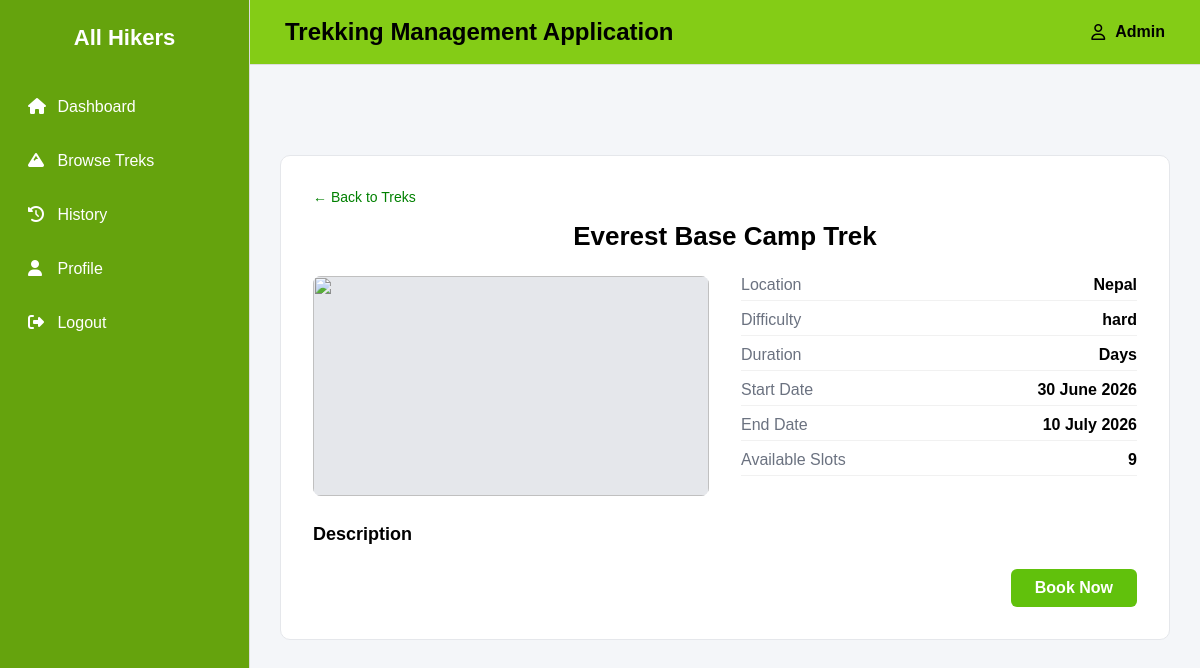
The app's page /user_dashboard/browse_treks/4, older data.
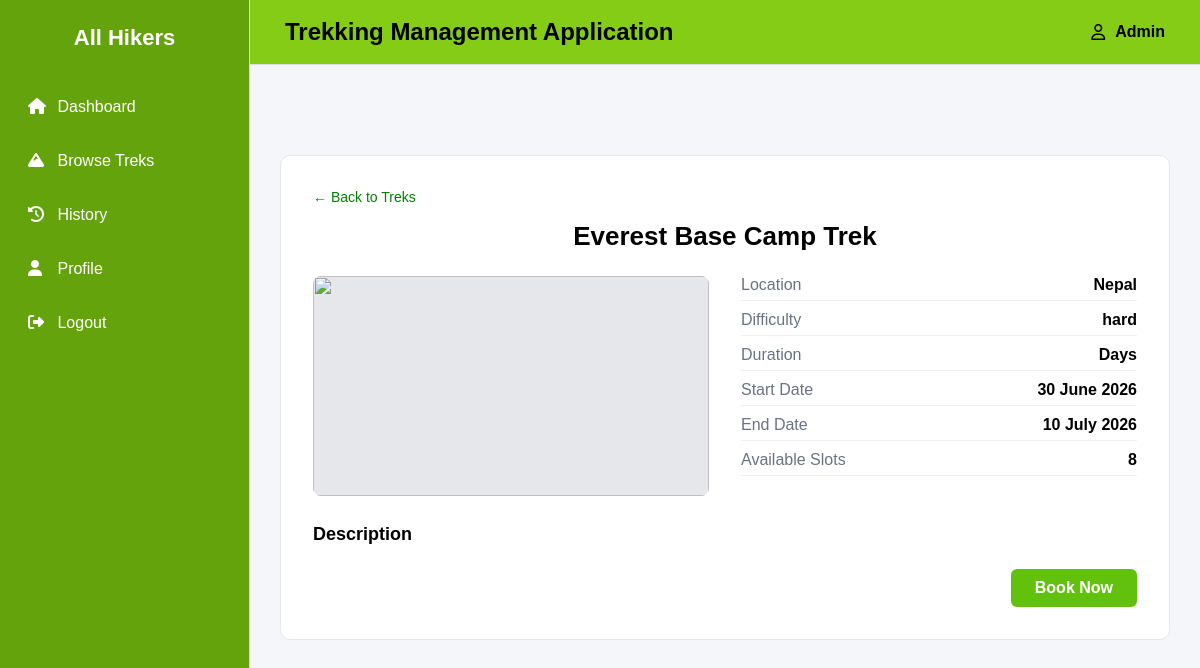
The same page, newer data.
### backend/models.py (models this page shows)
class Trek(db.Model):
    __tablename__="trek"
    id = db.Column(db.Integer,primary_key=True)
    trek_name = db.Column(db.String,nullable=False)
    location = db.Column(db.String,nullable=False)
    difficulty = db.Column(db.String,nullable=False)
    duration_days = db.Column(db.Integer,nullable=False)
    available_slots = db.Column(db.Integer,nullable=False)
    assigned_staff_id = db.Column(db.Integer, db.ForeignKey("staff_profile.id"),nullable=True)
    status = db.Column(db.String,default="Available")
    start_date = db.Column(db.Date,nullable=False)
    end_date = db.Column(db.Date,nullable=False)
    bookings=db.relationship("Booking",cascade="all,delete",backref="trek",lazy=True) #Trek can access all of its bookings

### backend/controllers.py (the view)
@auth_bp.route('/user_dashboard/browse_treks/<int:trek_id>')
def trek_details(trek_id):
    trek = Trek.query.get(trek_id)
    if not trek:
        flash('Trek not found', 'danger')
        return redirect(url_for('auth.user_dashboard', name=session.get('username'), id=session.get('id')))
    slug = trek.trek_name.strip().lower().replace(' ', '_') + '.html'
    return render_template([slug, 'trek_details_generic.html'], trek=trek)

### templates/Everest_Base_camp.html (shortened to what this page needs)
{% extends "base.html" %}
{% block content %}
<link rel="stylesheet" href="{{ url_for('static', filename='css/trek_details.css') }}">
<div class="trek-detail-container">
    <a href="{{ url_for('auth.browse_treks') }}" class="back-link">&larr; Back to Treks</a>
    <h1 class="trek-title">Everest Base Camp Trek</h1>
    <div class="trek-detail-grid">
        <div class="trek-image">
                <img src="/static/images/Everest-base-Camp-trek.jpeg" alt="{{ trek.name }}">
        </div>
        <div class="trek-info">
            <div class="info-row">
                <span class="info-label">Location</span>
                <span class="info-value">{{ trek.location }}</span>
            </div>
            <div class="info-row">
                <span class="info-label">Difficulty</span>
                <span class="info-value">{{ trek.difficulty }}</span>
            </div>
            <div class="info-row">
                <span class="info-label">Duration</span>
                <span class="info-value">{{ trek.duration }} Days</span>
            </div>
            <div class="info-row">
                <span class="info-label">Start Date</span>
                <span class="info-value">{{ trek.start_date.strftime('%d %B %Y') }}</span>
            </div>
            <div class="info-row">
                <span class="info-label">End Date</span>
                <span class="info-value">{{ trek.end_date.strftime('%d %B %Y') }}</span>
            </div>
            <div class="info-row">
                <span class="info-label">Available Slots</span>
                <span class="info-value">{{ trek.available_slots }}</span>
            </div>
        </div>
    </div>
    <div class="trek-description">
        <h2>Description</h2>
    </div>
    <div class="trek-actions">
        {% if trek.status.lower() == 'inactive' %}
            <span class="btn btn-primary">Not Available</span>
        {% elif trek.available_slots > 0 %}
            <a href="{{ url_for('auth.book_trek', trek_id=trek.id) }}" class="btn btn-primary">Book Now</a>
        {% else %}
            <button class="btn btn-disabled" disabled>Fully Booked</button>
        {% endif %}
    </div>
</div>
{% endblock %}

Row changes from the older to the newer data that the page shows:
changed Trek "Nepal": available_slots "9" → "8"
